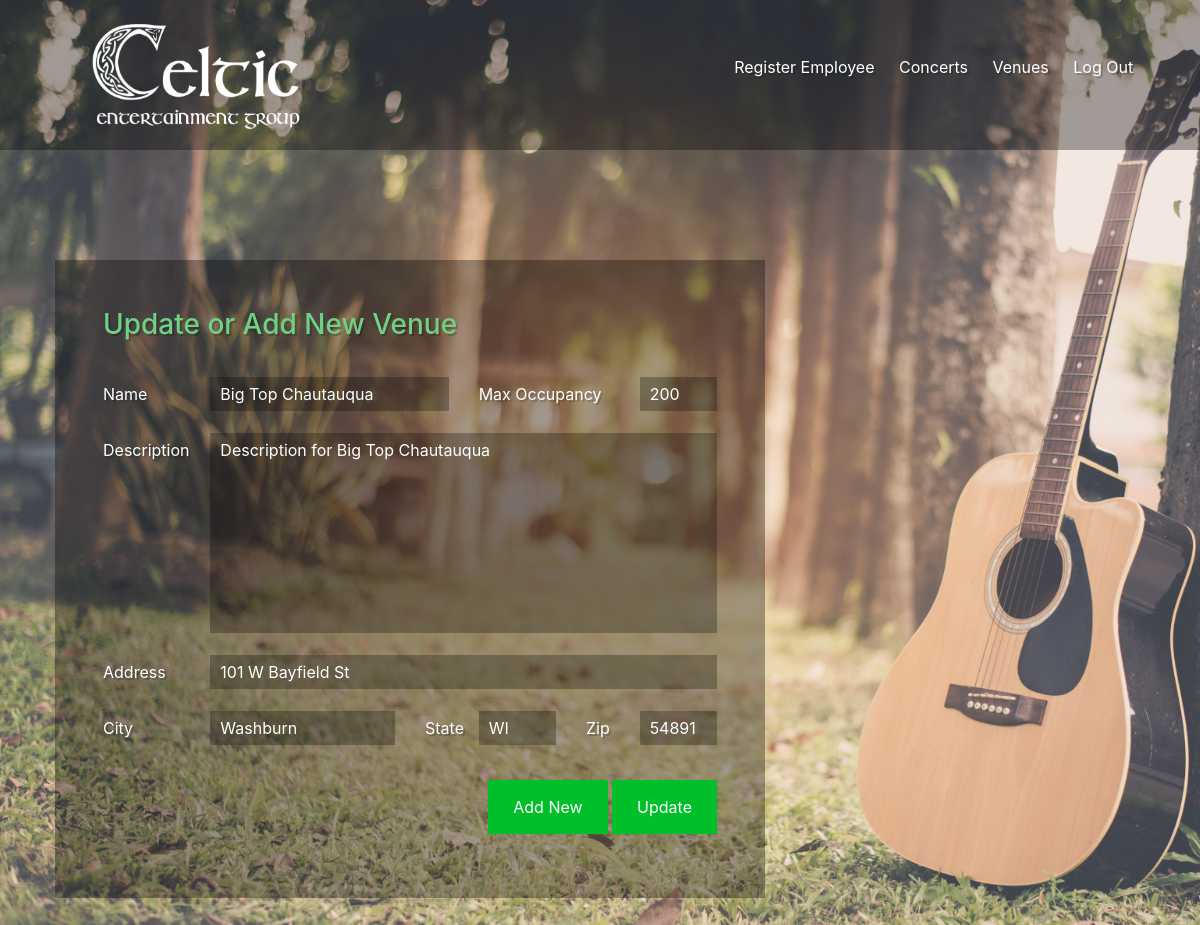
The page /add-venue.php?edit=2 (signed in) on the database its author committed.
### tables this page shows
CREATE TABLE `Venue` (
  `VenueID` int(11) NOT NULL,
  `Venue_name` varchar(25) NOT NULL,
  `Address` varchar(50) NOT NULL,
  `City` varchar(25) NOT NULL,
  `State` varchar(5) NOT NULL,
  `Zip` int(11) NOT NULL,
  `Description` varchar(150) NOT NULL,
  `Max_attendees` int(11) NOT NULL
);

### add-venue.php (the view, shortened to what this page needs)
<html>
  <head>
    <link rel="stylesheet" href="css/bootstrap.min.css">
    <link rel="stylesheet" href="css/style.css">
  </head>
  <body>
    <?php include 'header.inc.php'; ?>
    <?php if ($isAdmin) {
      require_once('config.php');
      $vname = $voccupancy = $vdescription = $vaddress = $vcity = $vstate = $vzip = "";
      $editMode = false;
      if (isset($_GET['edit'])) {
        $editMode = true;
        $venueEditId = $_GET['edit'];
        $query = "SELECT Venue_name, Address, City, State, Zip, Description, Max_attendees FROM Venue WHERE VenueID = ?";
        if ($stmt = mysqli_prepare($link, $query)) {
          mysqli_stmt_bind_param($stmt, "i", $venueEditId);
          if (mysqli_stmt_execute($stmt)) {
            if ($result = mysqli_stmt_get_result($stmt)) {
              $row = mysqli_fetch_array($result);
              $vname = $row['Venue_name'];
              $vaddress = $row['Address'];
              $vcity = $row['City'];
              $vstate = $row['State'];
              $vzip = $row['Zip'];
              $vdescription = $row['Description'];
              $voccupancy = $row['Max_attendees'];
            }
          }
        }
      }
    ?>
    <main>
      <div class="container">
        <div class="row">
          <div class="col-md-8">
            <div class="tile overlay p-5">
              <form action="<?php echo htmlspecialchars($_SERVER["PHP_SELF"]); ?>" method="post">
                <div class="row">
                  <div class="col-md-12 mb-3">
                    <h3 class="light-green">
                      <?php if ($editMode) { ?>
                        Update or Add New Venue
                      <?php } else { ?>
                        Add Venue
                      <?php } ?>
                    </h3>
                  </div>
                  <div class="col-md-2 mt-2">
                    <label for="vname">Name</label>
                  </div>
                  <div class="col-md-5 mt-2">
                    <input type="text" name="vname" id="vname" value="<?php echo $vname ?>" />
                  </div>
                  <div class="col-md-3 mt-2">
                    <label for="voccupancy">Max Occupancy</label>
                  </div>
                  <div class="col-md-2 mt-2">
                    <input type="text" name="voccupancy" id="voccupancy" value="<?php echo $voccupancy ?>" />
                  </div>
                  <div class="col-md-2 mt-2">
                    <label for="vdescription">Description</label>
                  </div>
                  <div class="col-md-10 mt-2">
                    <textarea name="vdescription"><?php echo $vdescription; ?></textarea>
                  </div>
                  <div class="col-md-2 mt-2">
                    <label for="vaddress">Address</label>
                  </div>
                  <div class="col-md-10 mt-2">
                    <input type="text" name="vaddress" id="vaddress" value="<?php echo $vaddress ?>" />
                  </div>
                  <div class="col-md-2 mt-2">
                    <label for="vcity">City</label>
                  </div>
                  <div class="col-md-4 mt-2">
                    <input type="text" name="vcity" id="vcity" value="<?php echo $vcity ?>" />
                  </div>
                  <div class="col-md-1 mt-2">
                    <label for="vstate">State</label>
                  </div>
                  <div class="col-md-2 mt-2">
                    <input type="text" name="vstate" id="vstate" value="<?php echo $vstate ?>" />
                  </div>
                  <div class="col-md-1 mt-2">
                    <label for="vzip">Zip</label>
                  </div>
                  <div class="col-md-2 mt-2">
                    <input type="text" name="vzip" id="vzip" value="<?php echo $vzip ?>" />
                  </div>
                </div>
                <div class="text-right mt-4">
                  <input type="submit" name="addVenue" value="Add New" />
                  <?php if ($editMode) { ?>
                    <input type="submit" name="updateVenue" value="Update"
                           formaction="add-venue.php?update=<?php echo $venueEditId; ?>" formmethod="post" />
                  <?php } ?>
                </div>
              </form>
            </div>
          </div>
        </div>
      </div>
    </main>
    <?php } ?>
  </body>
</html>

### css/style.css (style rules this page uses)
body { background-image: url("../images/CEG-background.jpg"); background-size: cover; color: #fff; padding-bottom: 50px; text-shadow: 2px 2px #00000033; }
button, input[type="submit"], .button { background-color: #00bf2a; border: none; color: #fff; cursor: pointer; font-size: 16px; outline: none; padding: 15px 25px; text-align: center; text-decoration: none; }
.tile { background-color: #fff; color: #a2a2a2; margin: 10px; padding: 20px 25px; text-shadow: none; }
.tile input[type="text"], .tile input[type="email"], .tile input[type="password"], .tile input[type="date"], .tile input[type="tel"], .tile select, .tile textarea { border: 2px solid #047b1e color: #a2a2a2; outline: none; margin: 3px 0; padding: 5px 10px; width: 100%; }
.tile textarea { min-height: 200px; resize: none; }
.tile label { padding: 5px 0; margin: 3px 0; }
.overlay { background-color: #00000055; color: #fff; text-shadow: 2px 2px #00000033; }
.overlay input[type="text"], .overlay input[type="email"], .overlay input[type="password"], .overlay input[type="date"], .overlay input[type="tel"], .overlay select, .overlay textarea { background-color: #00000045; border: none; color: #fff; }
main { margin-top: 100px; }
.light-green { color: #6fd185; }

### rows shown on the page
venue: vname "Big Top Chautauqua", voccupancy "200", vdescription "Description for Big Top Chautauqua", vaddress "101 W Bayfield St", vcity "Washburn", vstate "WI", vzip "54891"
